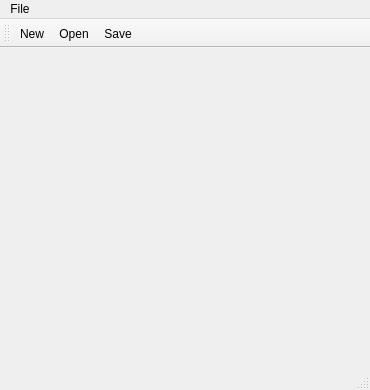
<?xml version="1.0" encoding="UTF-8"?>
<ui version="4.0">
 <class>MainWindow</class>
 <widget class="QMainWindow" name="MainWindow">
  <property name="geometry">
   <rect>
    <x>0</x>
    <y>0</y>
    <width>370</width>
    <height>390</height>
   </rect>
  </property>
  <property name="windowTitle">
   <string>MainWindow</string>
  </property>
  <widget class="QWidget" name="centralWidget"/>
  <widget class="QMenuBar" name="menuBar">
   <property name="geometry">
    <rect>
     <x>0</x>
     <y>0</y>
     <width>370</width>
     <height>21</height>
    </rect>
   </property>
   <widget class="QMenu" name="menuFile">
    <property name="title">
     <string>File</string>
    </property>
    <addaction name="actionNew"/>
    <addaction name="actionOpen"/>
    <addaction name="actionSave"/>
   </widget>
   <addaction name="menuFile"/>
  </widget>
  <widget class="QToolBar" name="mainToolBar">
   <attribute name="toolBarArea">
    <enum>TopToolBarArea</enum>
   </attribute>
   <attribute name="toolBarBreak">
    <bool>false</bool>
   </attribute>
   <addaction name="actionNew"/>
   <addaction name="actionOpen"/>
   <addaction name="actionSave"/>
  </widget>
  <widget class="QStatusBar" name="statusBar"/>
  <action name="actionNew">
   <property name="icon">
    <iconset resource="myactionres.qrc">
     <normaloff>:/Images/hand1.jpg</normaloff>:/Images/hand1.jpg</iconset>
   </property>
   <property name="text">
    <string>New</string>
   </property>
  </action>
  <action name="actionOpen">
   <property name="icon">
    <iconset resource="myactionres.qrc">
     <normaloff>:/Images/crop.png</normaloff>:/Images/crop.png</iconset>
   </property>
   <property name="text">
    <string>Open</string>
   </property>
  </action>
  <action name="actionSave">
   <property name="icon">
    <iconset resource="myactionres.qrc">
     <normaloff>:/Images/TEST.png</normaloff>:/Images/TEST.png</iconset>
   </property>
   <property name="text">
    <string>Save</string>
   </property>
  </action>
 </widget>
 <layoutdefault spacing="6" margin="11"/>
 <resources>
  <include location="myactionres.qrc"/>
 </resources>
 <connections/>
</ui>
